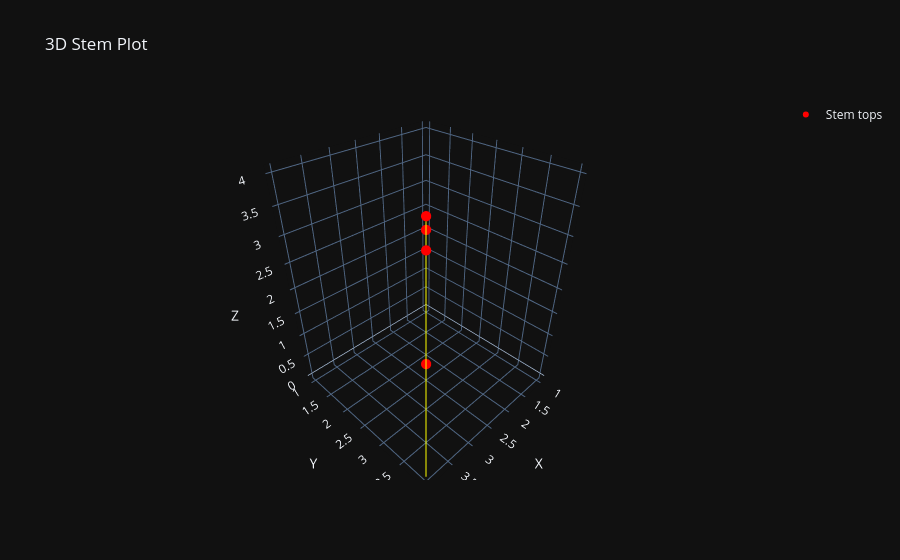

Notebook code for this chart:
### Markdown cell above
# Balance Futuro

### Code cell
pagos_num[['Fechas de Pago', 'Pago Acumulado']]

### Figure 1 — Plotly figure (JSON) as saved in the notebook; plotly's stock layout.template omitted (floating-point values rounded to 4 significant figures)
{"data": [{"line": {"color": "black", "width": 2}, "mode": "lines", "showlegend": false, "x": [1, 2, 3, 4], "y": [1, 2, 3, 4], "z": [0, 0, 0, 0], "type": "scatter3d"}, {"marker": {"color": "red", "size": 6}, "mode": "markers", "name": "Stem tops", "x": [1, 2, 3, 4], "y": [1, 2, 3, 4], "z": [2, 3, 1, 4], "type": "scatter3d"}, {"line": {"color": "yellow", "width": 2}, "mode": "lines", "showlegend": false, "x": [1, 1], "y": [1, 1], "z": [0, 2], "type": "scatter3d"}, {"line": {"color": "yellow", "width": 2}, "mode": "lines", "showlegend": false, "x": [2, 2], "y": [2, 2], "z": [0, 3], "type": "scatter3d"}, {"line": {"color": "yellow", "width": 2}, "mode": "lines", "showlegend": false, "x": [3, 3], "y": [3, 3], "z": [0, 1], "type": "scatter3d"}, {"line": {"color": "yellow", "width": 2}, "mode": "lines", "showlegend": false, "x": [4, 4], "y": [4, 4], "z": [0, 4], "type": "scatter3d"}], "layout": {"scene": {"xaxis": {"title": {"text": "X"}}, "yaxis": {"title": {"text": "Y"}}, "zaxis": {"title": {"text": "Z"}}}, "title": {"text": "3D Stem Plot"}}}
